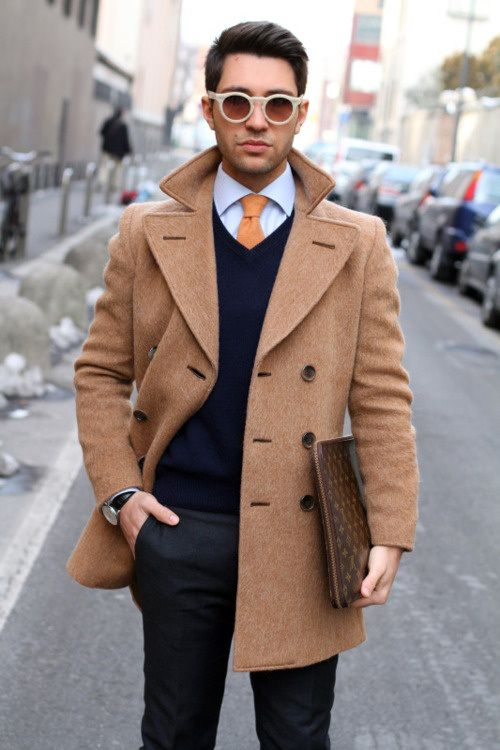
#> input picture Special Topics in Computer Vision/Common Functions/casuallook.jpg, 500 x 750 px
$ jupyter execute 'Translation of an Image.ipynb'
#> lines starting #> are read from the running program, lines starting #| are printed output that depends on the picture
[cell 1]
import cv2
import numpy as np

def translate_image(image, dimensions):
    """This function shifts any image"""
    h_translation, w_translation = dimensions

    translation_matrix = np.float32([[1,0,w_translation],[0,1,h_translation]])

    translated_image = cv2.warpAffine(image, translation_matrix, (image.shape[1], image.shape[0]))

    return translated_image


translation_dimension = (100, 100)
img = cv2.imread("casuallook.jpg")
#> img is the input picture: shape (750, 500, 3); mean B, G, R 128.8, 132.2, 145
translated_image = translate_image(image=img, dimensions=translation_dimension)
#> in translate_image, `translated_image = cv2.warpAffine(image, translation_matrix, (image.sh..`:
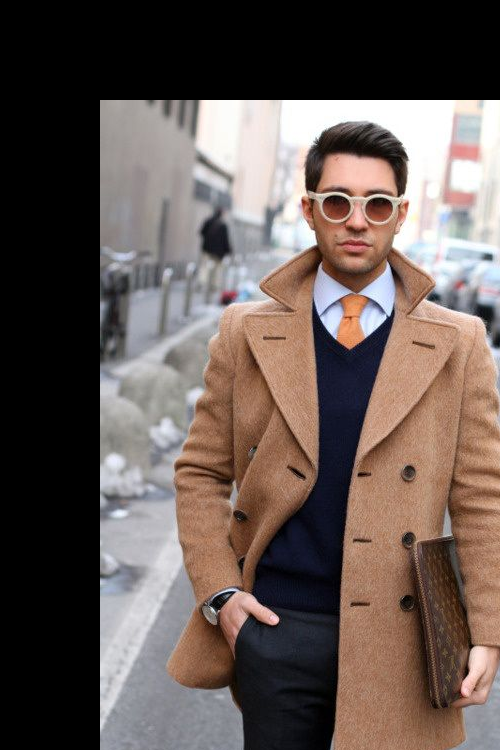
#> translated_image: shape (750, 500, 3); mean B, G, R 84.6, 89.5, 102.4

cv2.imshow('A translated Image', translated_image)
cv2.waitKey(0)
cv2.destroyAllWindows()
